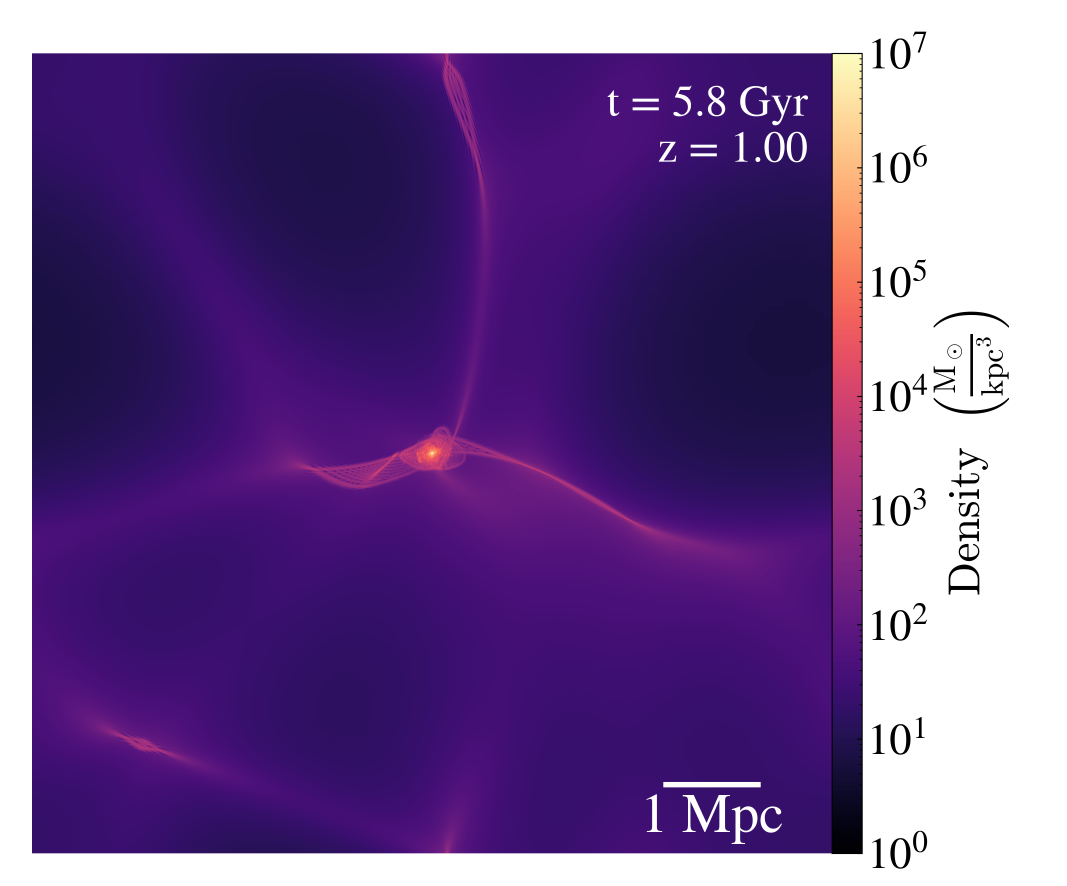
#> input picture data/figure_17/Data_000045_Lv_10_Slice_z_density_x1.png, 3201 x 2656 px (shown at 1/3 size); its folder holds 3 pictures in this run
$ python generate_figure_17.py
#> lines starting #> are read from the running program, lines starting #| are printed output that depends on the picture
import numpy as np
import matplotlib as mpl
import matplotlib.pyplot as plt
from matplotlib.lines import Line2D
from matplotlib.transforms import Bbox, TransformedBbox, blended_transform_factory
import pandas as pd
import os
import glob

# Set the color cycle to use colors from the 'magma' colormap
def set_cycle(num_colors = 10, start=0):
    colors = plt.cm.magma(np.linspace(0, 1, num_colors)[start:])
    mpl.rcParams['axes.prop_cycle'] = mpl.cycler(color=colors)

plot_dpi = 600
plot_width = 12
plot_height_single = 3
plot_height_double = 6

set_cycle()

import matplotlib.pyplot as plt
from matplotlib.patches import Rectangle
from matplotlib import gridspec

# Function to add an inset showing a zoomed part of the image
def add_zoomed_inset(ax, image, zoom_factor, location="upper right"):
    # Assuming you want to zoom in on the center of the image
    inset_ax = ax.inset_axes([0.0, 0.0, 0.35, 0.35])  # Inset axes; adjust location and size as needed
    inset_ax.spines['bottom'].set_color('w')
    inset_ax.spines['top'].set_color('w')
    inset_ax.spines['right'].set_color('w')
    inset_ax.spines['left'].set_color('w')


    num_rows, num_cols = image.shape[:2]

    center_row, center_col = num_rows // 2, num_cols // 2
    extent = [center_col - num_cols / (2 * zoom_factor) + 30, center_col + num_cols / (2 * zoom_factor) + 30,
              center_row - num_rows / (2 * zoom_factor) + 250, center_row + num_rows / (2 * zoom_factor) + 250]
    inset_ax.imshow(image,extent=extent,origin='upper')
    inset_ax.set_xticklabels([])
    inset_ax.set_yticklabels([])
    inset_ax.set_xticks([])
    inset_ax.set_yticks([])

    zoomed_area_bounds = [extent[0], extent[2], extent[1] - extent[0], extent[3] - extent[2]]

    ax.indicate_inset_zoom(inset_ax, edgecolor="white")

# Load your images (Replace these lines with your actual image loading code)
zooms = [1, 5, 20, 100]
row = [[], [], [], []]
row[0] = [plt.imread(f'data/figure_17/Data_000045_Lv_10_Slice_z_density_x{zoom}.png') for zoom in zooms]
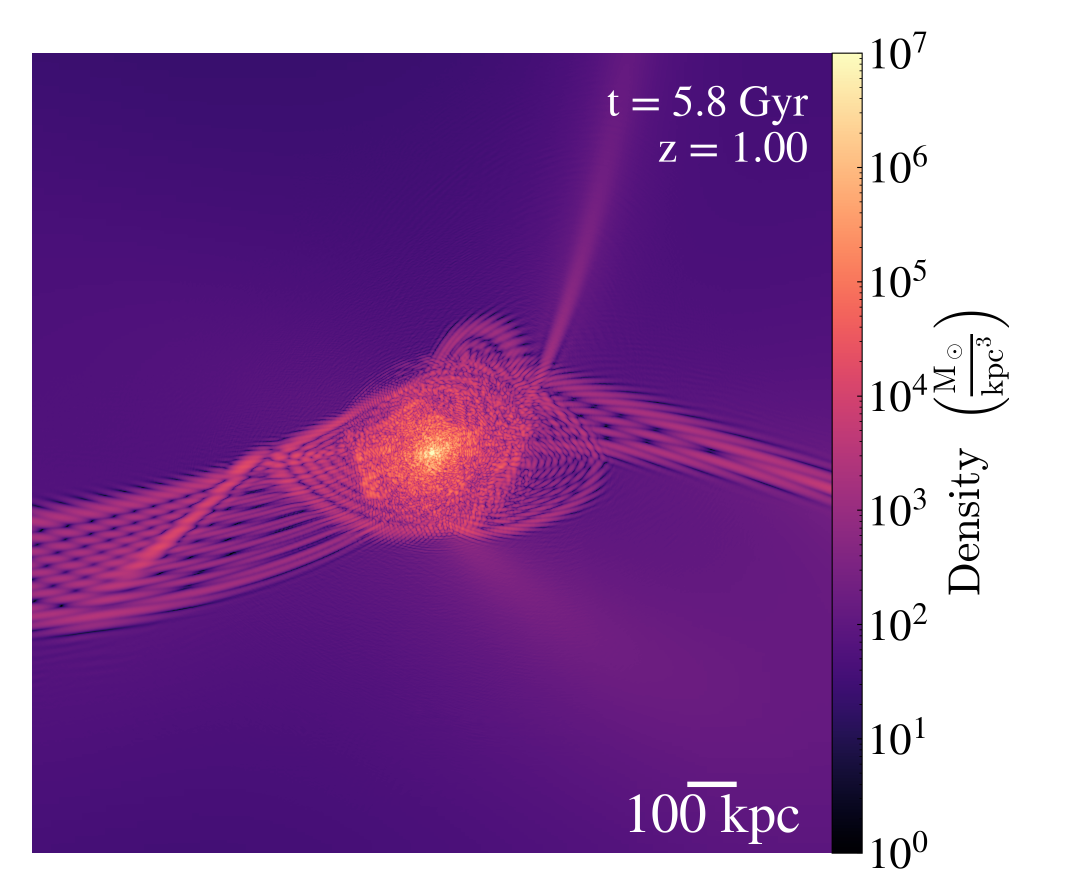
#> input picture data/figure_17/Data_000045_Lv_10_Slice_z_density_x5.png, 3201 x 2655 px (shown at 1/3 size)
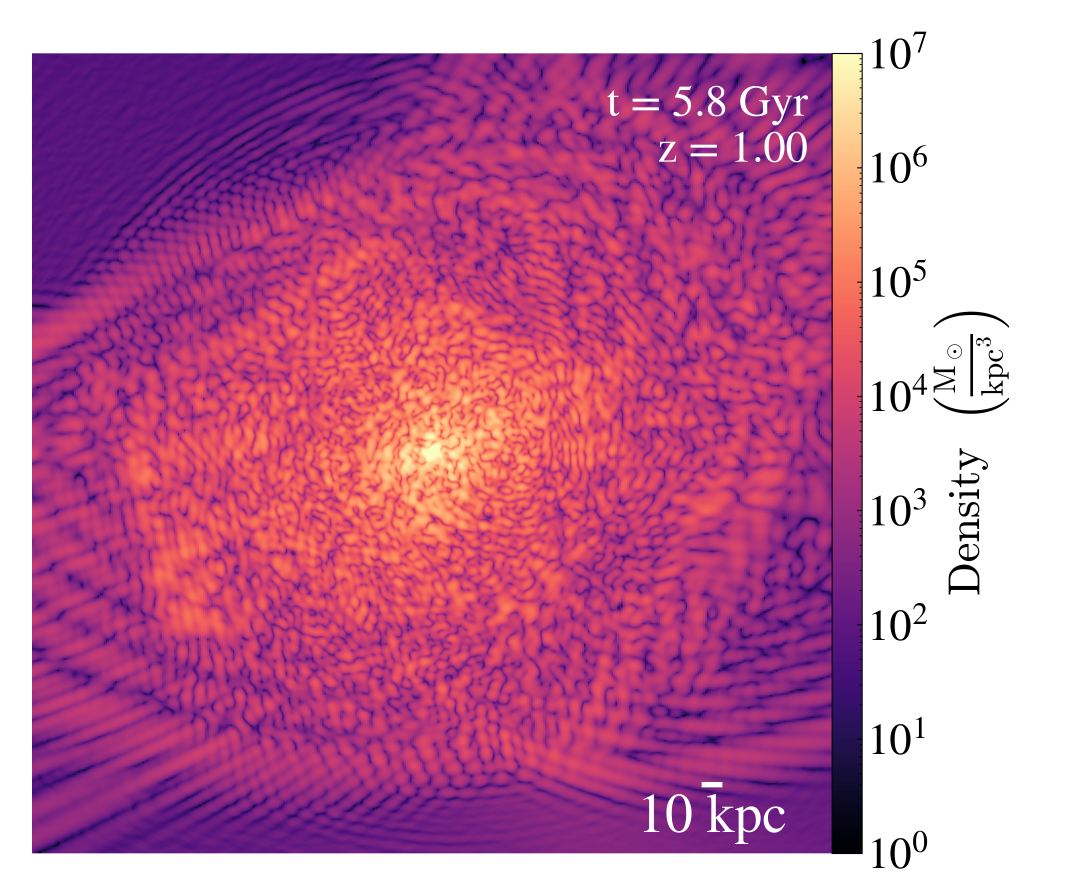
#> input picture data/figure_17/Data_000045_Lv_10_Slice_z_density_x20.png, 3200 x 2656 px (shown at 1/3 size)
#> (the run stopped early here; a loop or call above may not have finished)
